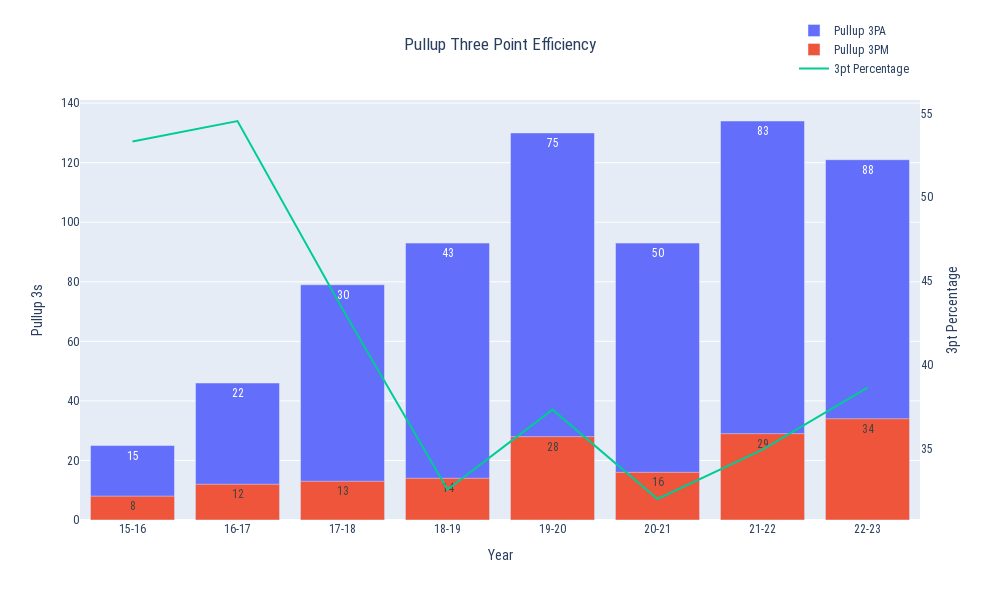

The cell this chart's notebook holds for it:
### Code cell
plot_efficiency('Pullup ', '15-16', '22-23', True, bron_df)

### Figure 1 — Plotly figure (JSON) as saved in the notebook; plotly's stock layout.template omitted (floating-point values rounded to 4 significant figures)
{"data": [{"name": "Pullup 3PA", "text": [15, 22, 30, 43, 75, 50, 83, 88], "textposition": "auto", "type": "bar", "x": ["15-16", "16-17", "17-18", "18-19", "19-20", "20-21", "21-22", "22-23"], "y": [25, 46, 79, 93, 130, 93, 134, 121]}, {"name": "Pullup 3PM", "text": [8, 12, 13, 14, 28, 16, 29, 34], "textposition": "auto", "type": "bar", "x": ["15-16", "16-17", "17-18", "18-19", "19-20", "20-21", "21-22", "22-23"], "y": [8, 12, 13, 14, 28, 16, 29, 34]}, {"mode": "lines", "name": "3pt Percentage", "type": "scatter", "x": ["15-16", "16-17", "17-18", "18-19", "19-20", "20-21", "21-22", "22-23"], "y": [53.33, 54.55, 43.33, 32.56, 37.33, 32, 34.94, 38.64], "yaxis": "y2"}], "layout": {"barmode": "overlay", "font": {"family": "Roboto Condensed"}, "height": 600, "legend": {"x": 0.85, "y": 1.2}, "title": {"text": "Pullup Three Point Efficiency", "x": 0.5}, "width": 1000, "xaxis": {"categoryarray": ["15-16", "16-17", "17-18", "18-19", "19-20", "20-21", "21-22", "22-23"], "categoryorder": "array", "title": {"text": "Year"}, "type": "category"}, "yaxis": {"title": {"text": "Pullup 3s"}}, "yaxis2": {"overlaying": "y", "showgrid": false, "side": "right", "title": {"text": "3pt Percentage"}}}}
